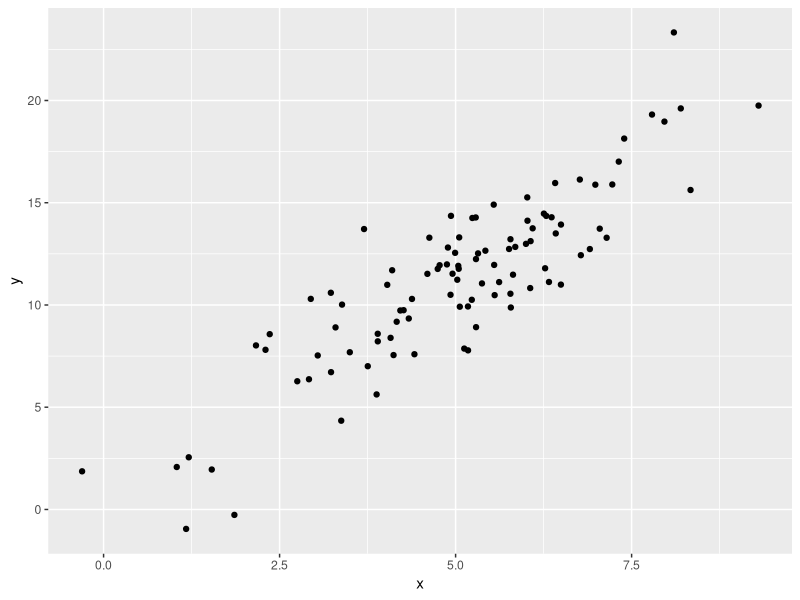

Write R code to recreate this figure.
## ---- chunk 1
library(ggplot2)
## ---- chunk 2
x<-rnorm(100,5,2)
y<-rnorm(100,2*x+1,2)

x
y
## ---- chunk 3
df<-data.frame(x,y)

df
## ---- chunk 4
ggplot()+
geom_point(data=df,aes(x,y))
